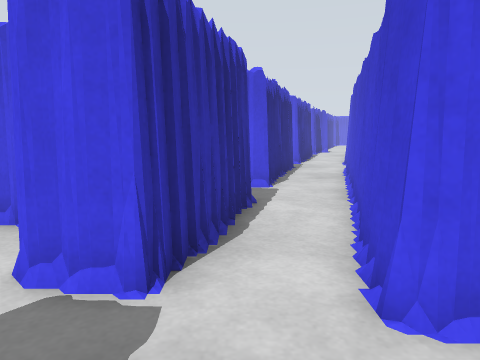
[1] (above)

21 first-person views from a walk through a robot-simulator world made for Gazebo. The camera is 0.87 m above the floor, tilts 8° down and sees 70° across. The floor is counted in squares, 0.5 m on a side. Each view is taken from the middle of a square. On the plan, view 1 faces up. The plan holds only what a view shows up to about 17 squares ahead; the rest is blank. The place goes on beyond the plan. Some stock models are drawn as simple stand-ins.

[2]
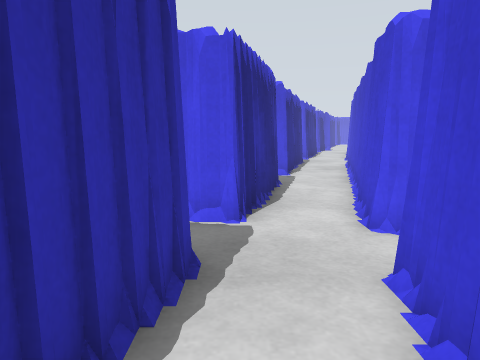

[3]
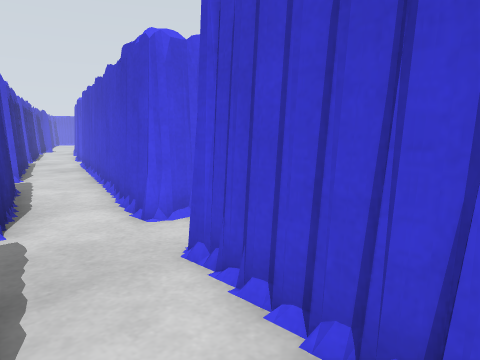

[4]
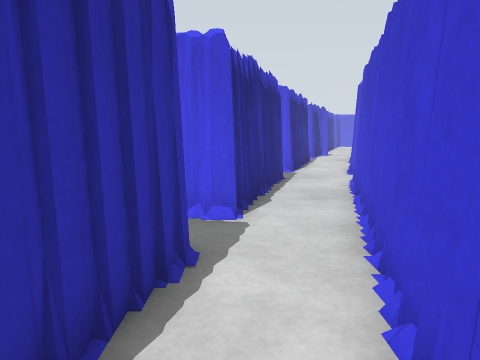

[5]
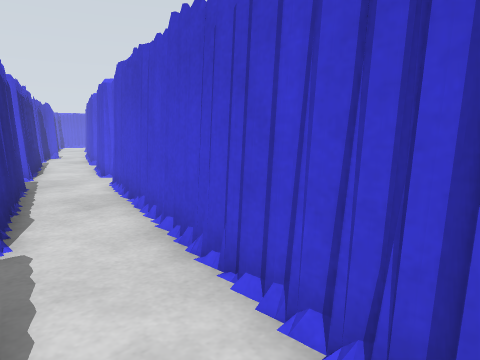

[6]
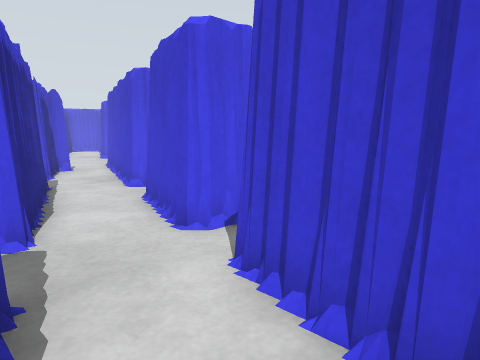

[7]
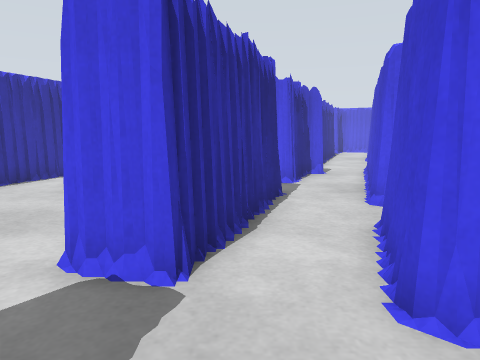

[8]
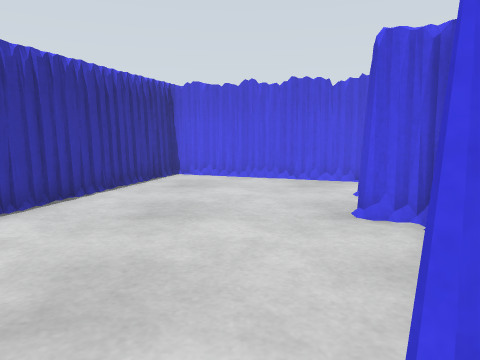

[9]
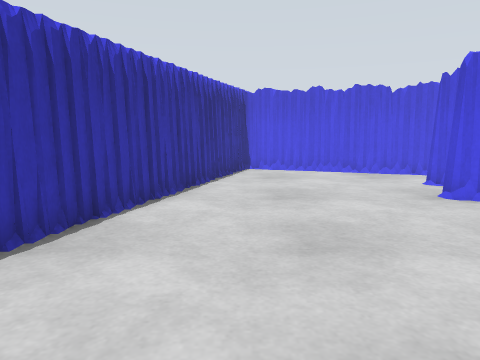

[10]
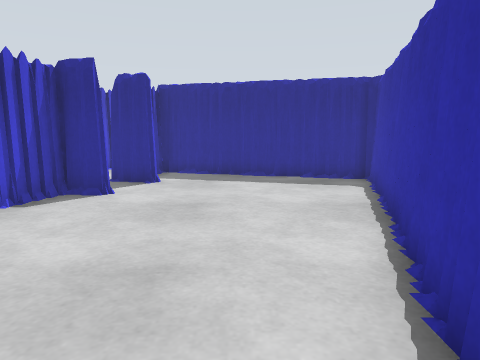

[11]
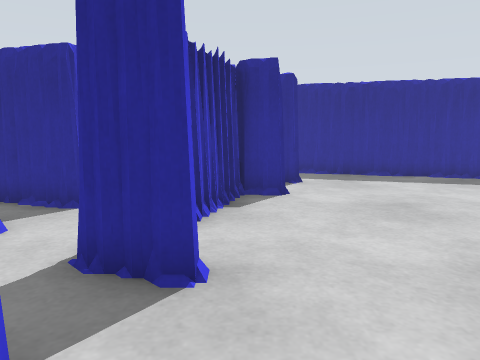

[12]
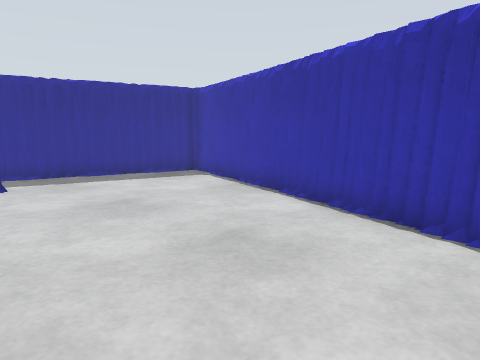

[13]
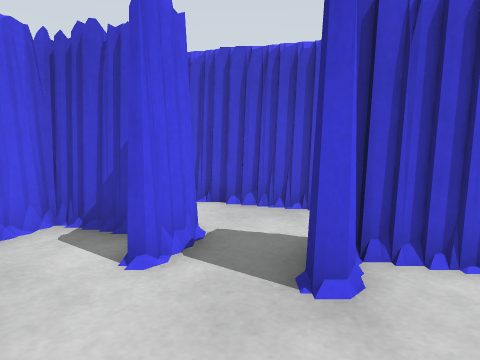

[14]
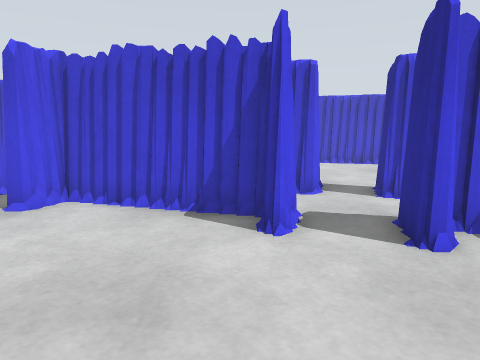

[15]
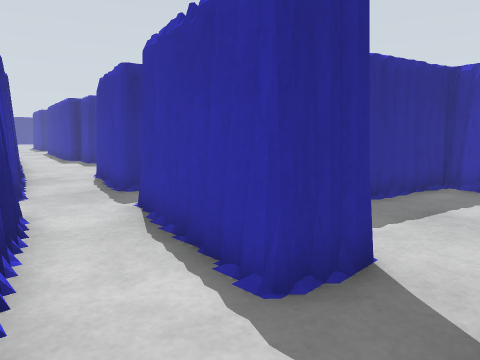

[16]
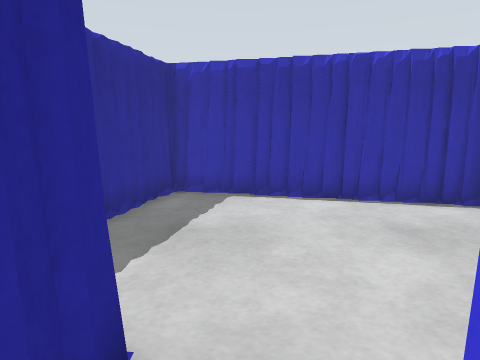

[17]
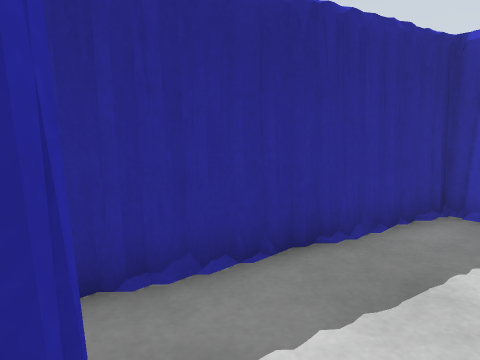

[18]
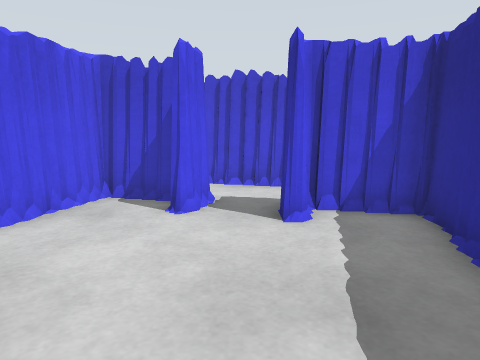

[19]
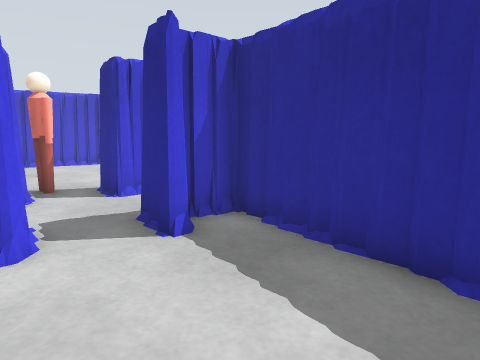

[20]
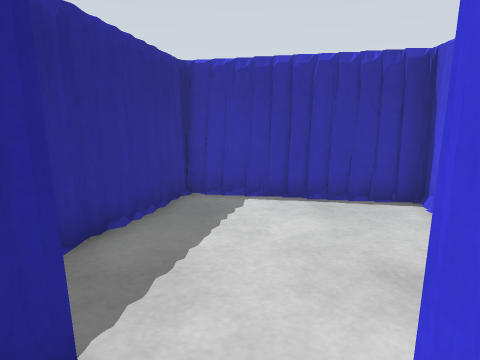

[21]
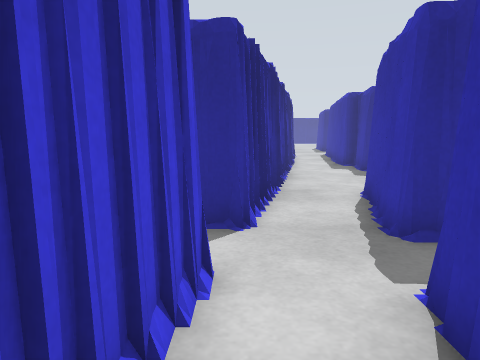

### Floor plan
Key: @ floor where view 1 was taken; # wall or solid block; . floor; = window, fence, low wall or low ledge; P person.
Columns run from 11 left of view 1 to 9 right of it. Each row starts with its distance up from view 1.
 32          ####
 31         ##..####
 30         ##.....#####=
 29         #........##=#
 28        ##........#..#
 27        #=.......##..#
 26        #...........##
 25       ##.......##..#
 24       ##.......##.##
 23       #........##.##
 22      ##........#....
 21      #........##..###
 20      #.......=##.####
 19      #.......##..##
 18     ##...........##
 17     #.......##....=
 16     ####.....#..###..
 15    ##. #####.#..#  ..
 14    #=....#####.##
 13    #........#..#
 12    #.......=#..#
 11   ##.......##..#
 10   #...........##
  9   #.......##..#
  8  ####......#..#
  7  ########.##.##
  6  #....######.##
  5  #........#..#
  4 ##.......##..#
  3 ##..........=##
  2 #.......##...PPP..
  1 #####...##..##.......
  0     ######.@# .......
 -1          #.##    ....
 -2         ##.##
 -3         #..#
 -4         =..#

Where each view was taken, in squares from view 1:
view 1: 0 up, 0 right, facing up
view 2: 3 down, 1 left, facing up
view 3: 3 down, 2 left, facing up-right
view 4: 4 up, 1 right, facing up
view 5: 5 up, 0 right, facing up-right
view 6: 13 up, 2 right, facing up-right
view 7: 15 up, 4 right, facing up
view 8: 18 up, 1 right, facing up
view 9: 16 up, 2 left, facing up
view 10: 29 up, 2 left, facing down
view 11: 29 up, 3 right, facing down
view 12: 29 up, 3 right, facing down-left
view 13: 26 up, 0 right, facing right
view 14: 20 up, 4 left, facing right
view 15: 11 up, 3 right, facing down-left
view 16: 10 up, 1 right, facing left
view 17: 10 up, 1 left, facing down-left
view 18: 10 up, 8 left, facing right
view 19: 5 up, 8 left, facing down-right
view 20: 3 up, 1 left, facing left
view 21: 7 up, 1 right, facing down
